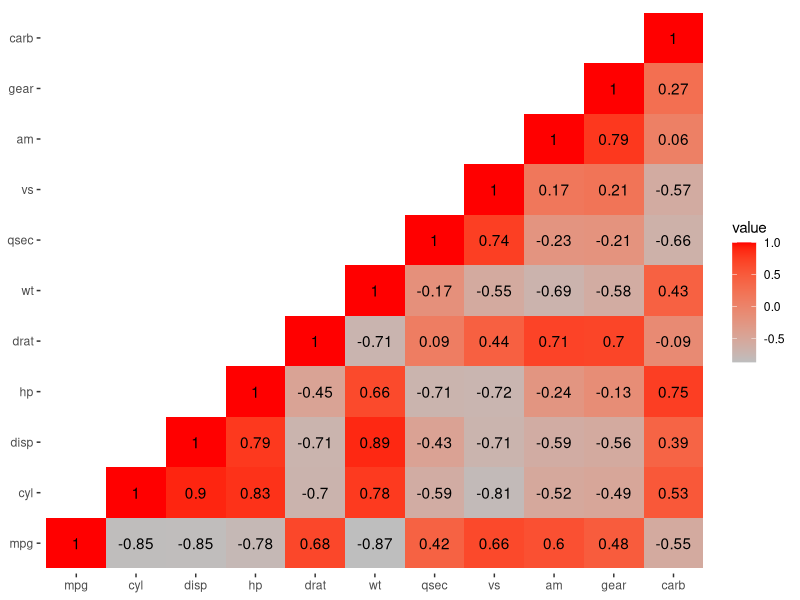

The R source for this figure:
library(tidyverse)
library(reshape2)

correlation = cor(mtcars)
correlation[upper.tri(correlation)] <- NA
melted = melt(correlation, na.rm = T)

ggplot(melted, aes(x = Var1, y = Var2, label = round(value, 2), fill = value)) +
    geom_tile() +
    geom_text() +
    scale_fill_gradient(low = "grey", high = "red") +
    theme(rect = element_blank(),
          axis.title = element_blank())
